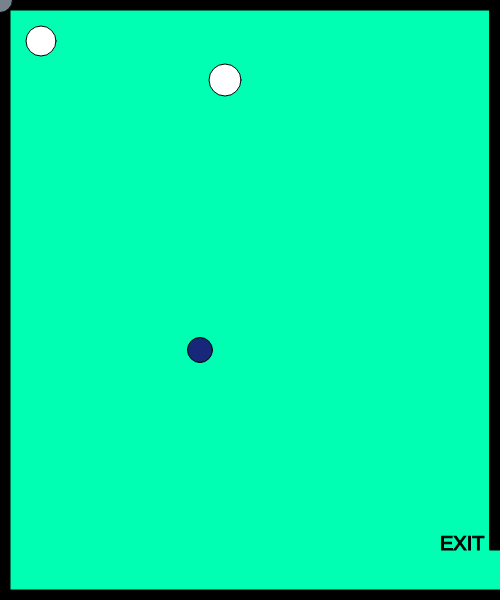
Frame 1 (no input)
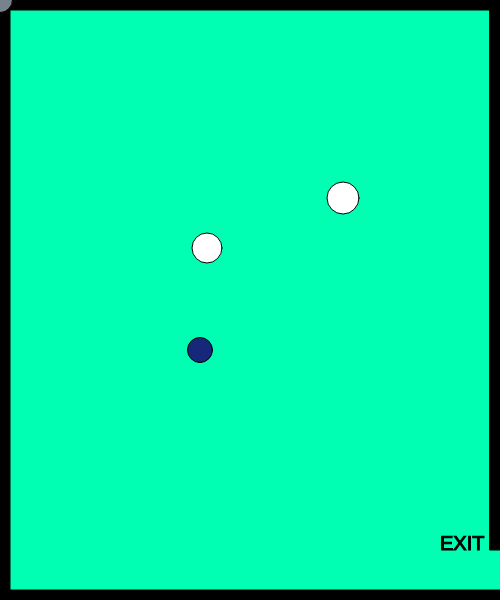
Frame 60 (no input)
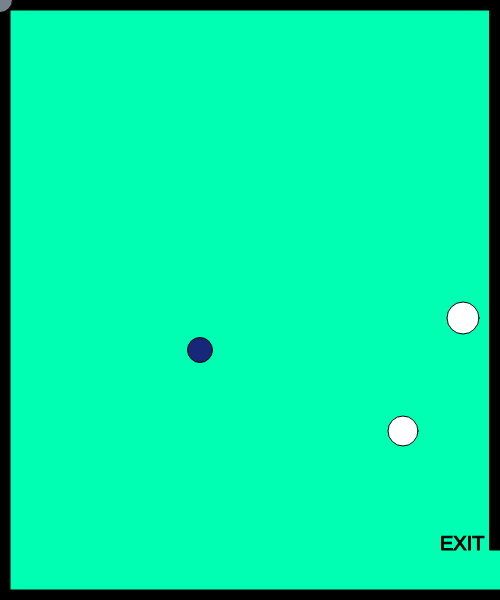
Frame 120 (the mouse pressed at the canvas centre since frame 60)

The p5.js sketch that drew these frames (run headless with seeded random() and noise() and a simulated clock; from frame 60 on, the mouse is pressed at the canvas centre):

// p5.js sketch
// ── sketch.js
var heroX = 100;
var heroY = 100;

var w = 87;
var s = 83;
var a = 65;
var d = 68;

var eyeX = 225;
var eyeY = 80;
var eyeDirectionX = 2;
var eyeDirectionY = 2;

var ballX = 40;
var ballY = 40;
var ballXSpeed;
var ballYSpeed;


var mouseShapeX = 0;
var mouseShapeY = 0;

function setup()
{
    createCanvas(500, 600);
    ballXSpeed = Math.floor(Math.random() * (Math.floor(Math.random() * 5)) + 1);
    ballYSpeed = Math.floor(Math.random() * (Math.floor(Math.random() * 5)) + 1);
    
    createhero(200, 350);
}

function draw()
{
    background(0, 255, 178);
    stroke(0);
    fill(0);

    createBorders(10);

    textSize(20);
    
    text("EXIT", width-60, height-50);

    drawhero();
   heroMovement();

    fill(13, 145, 14);
    circle(ballX, ballY, 10);
ballXSpeed = Math.floor(Math.random() * (Math.floor(Math.random() * 5)) + 1);
ballYSpeed = Math.floor(Math.random() * (Math.floor(Math.random() * 5)) + 1);
   ballX += ballXSpeed;
   ballY += ballYSpeed;
    
     
fill(255,255,255)
circle(eyeX,eyeY,32)
eyeX += eyeDirectionX;
eyeY += eyeDirectionY;

if (eyeX >= 485 || eyeX <= 18) {
        eyeDirectionX *= -1;
                }
     if (eyeY >= 535 || eyeY <= 18) {
     eyeDirectionY *= -1;

                    
                        }   
    fill(255, 255, 255);
    circle(ballX, ballY, 30);
    ballX += ballXSpeed;
   ballY += ballYSpeed;
        if(ballX > width)
        {
        ballX = 0;
         }
         else if(ballX < 0)
        {
        ballX = width;
         }
         if(ballY > height)
        {
        ballY = 0;
         }
         else if(ballY < 0)
        {
        ballY = height;
         }
        
    fill(120, 130, 140);
    circle(mouseShapeX, mouseShapeY, 25);

    if(heroX > width && heroY > width-50)
    {
        fill(0);
        stroke(5);
        textSize(26);
        text("You Escaped!", width/2-50, height/2-50);
    }
}

function heroMovement()
{
    if(keyIsDown(w))
    {
       heroY -= 10;
    }
    if(keyIsDown(s))
    {
      heroY += 10;
    }
    if(keyIsDown(a))
    {
       heroX -= 10;
        console.log("movement: " + heroX);
    }
    if(keyIsDown(d))
    {
       heroX += 10;
    }
}

function createhero(x, y)
{
 heroX = x;
   heroY = y;
    console.log(heroX);
}

    function drawhero()
      {
    fill(23, 40, 123);
    circle(heroX, heroY, 25);
      }

function createBorders(thickness)
      {
    rect(0, 0, width, thickness);
    rect(0, 0, thickness, height);
    rect(0, height-thickness, width, thickness);
    rect(width-thickness, 0, thickness, height-50);
    }

function mouseClicked()
      {
    mouseShapeX = mouseX;
    mouseShapeY = mouseY;
    }
